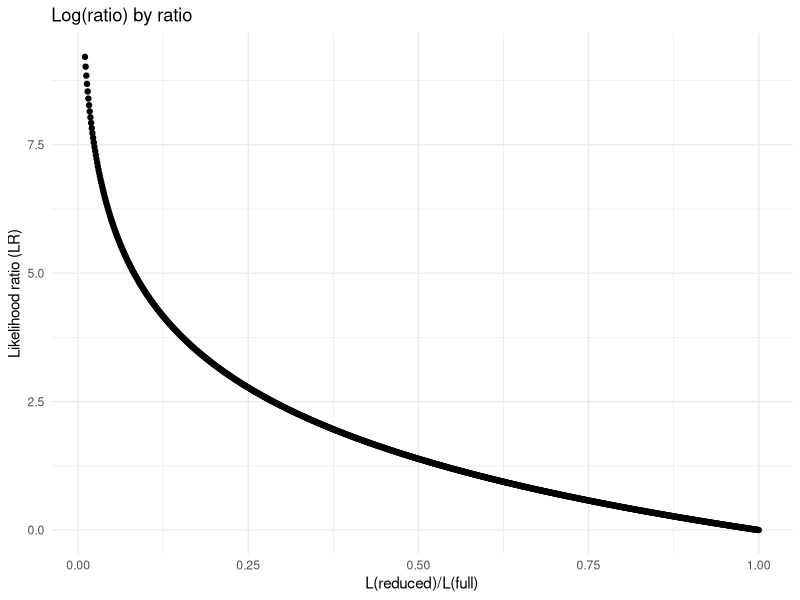
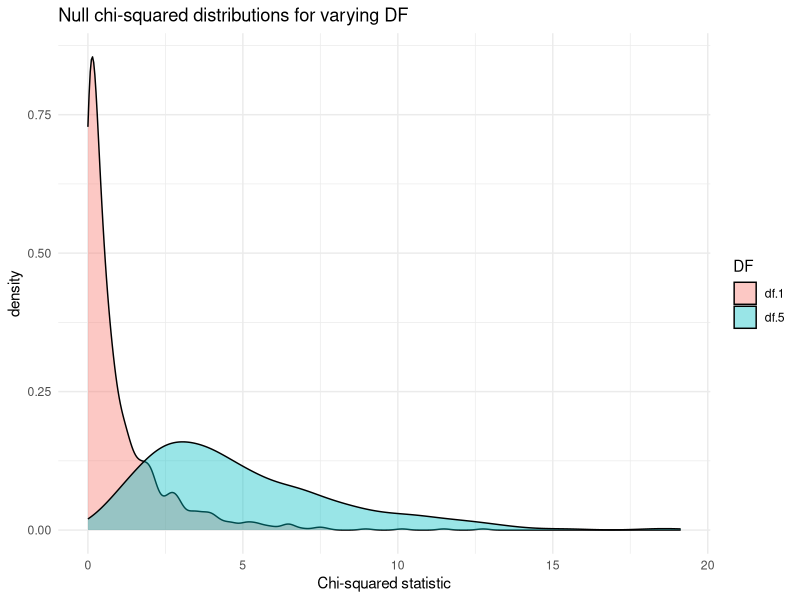
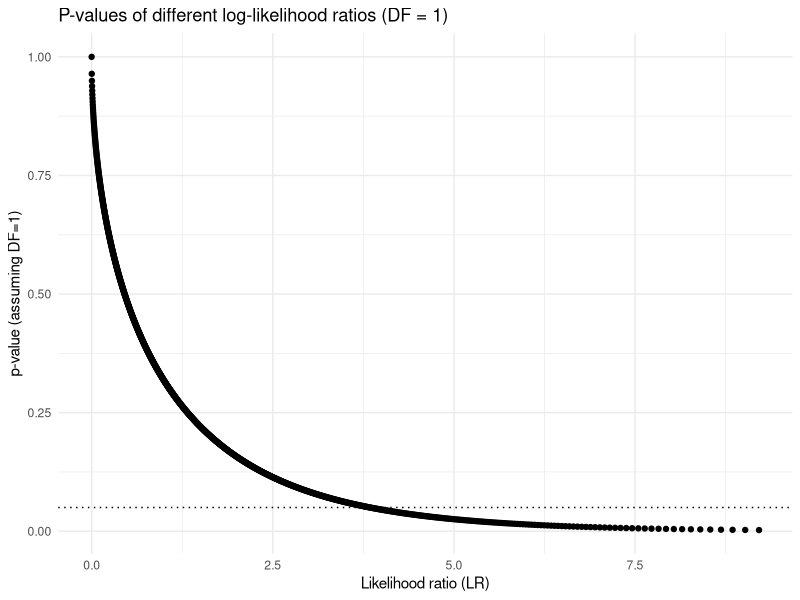
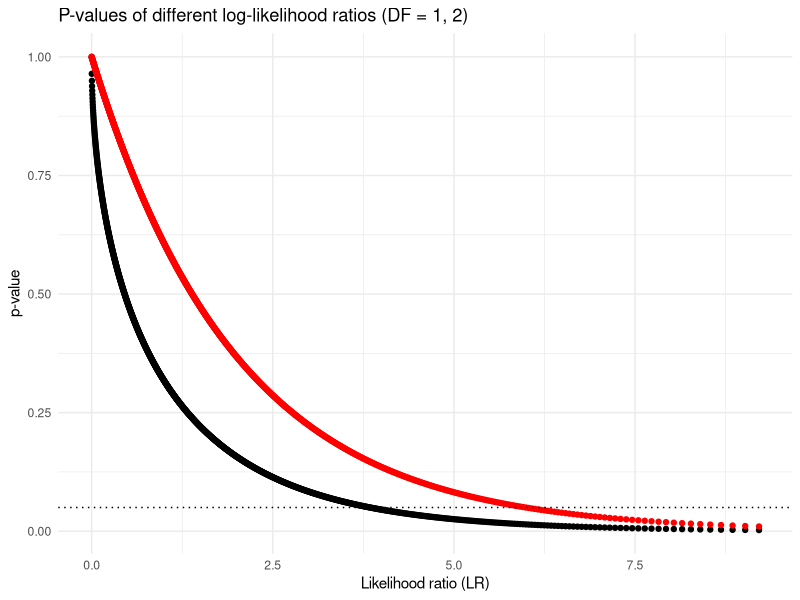

Write R code to recreate these figures, in order.
## ---- chunk 1
knitr::opts_chunk$set(echo = TRUE, dpi=300)
## ---- chunk 2
library(tidyverse)
library(lme4)
## ---- chunk 3
inner_ratios = seq(.01, 1, by=.001)
log_ratios = log(inner_ratios)
likelihood_ratio = -2 * log_ratios

df_loglik_example = data.frame(ir = inner_ratios,
                               lr = log_ratios,
                               ll = likelihood_ratio)

df_loglik_example %>%
  ggplot(aes(x = inner_ratios,
             y = ll)) + 
  geom_point() +
  labs(title = "Log(ratio) by ratio",
       x = "L(reduced)/L(full)",
       y = "Likelihood ratio (LR)") +
  theme_minimal()
## ---- chunk 4
df_chi = data.frame(
  "df 1" = rchisq(1000, 1),
  # "df 2" = rchisq(1000, 2),
  # "df 3" = rchisq(1000, 3),
  # "df 4" = rchisq(1000, 4),
  "df 5" = rchisq(1000, 5)
) %>%
  gather()

df_chi$DF = df_chi$key

df_chi %>%
  ggplot(aes(x = value,
             fill = DF)) +
  geom_density(alpha = .4) +
  labs(title = "Null chi-squared distributions for varying DF",
       x = "Chi-squared statistic") +
  theme_minimal()

## ---- chunk 5
# Obtain p-value by looking up actual value in a chi-squared distribution, where DF = 1
df_loglik_example$p1 = 1 - pchisq(df_loglik_example$ll, 1)

df_loglik_example %>%
  ggplot(aes(x = ll,
             y = p1)) + 
  geom_point() +
  labs(title = "P-values of different log-likelihood ratios (DF = 1)",
       x = "Likelihood ratio (LR)",
       y = "p-value (assuming DF=1)") +
  geom_hline(yintercept = .05, linetype = "dotted") +
  theme_minimal()
## ---- chunk 6
df_loglik_example$p2 = 1 - pchisq(df_loglik_example$ll, 2)

df_loglik_example %>%
  ggplot(aes(x = ll,
             y = p1)) + 
  geom_point() +
  geom_point(aes(x = ll, y = p2), color = "red") +
  labs(title = "P-values of different log-likelihood ratios (DF = 1, 2)",
       x = "Likelihood ratio (LR)",
       y = "p-value") +
  geom_hline(yintercept = .05, linetype = "dotted") +
  theme_minimal()
